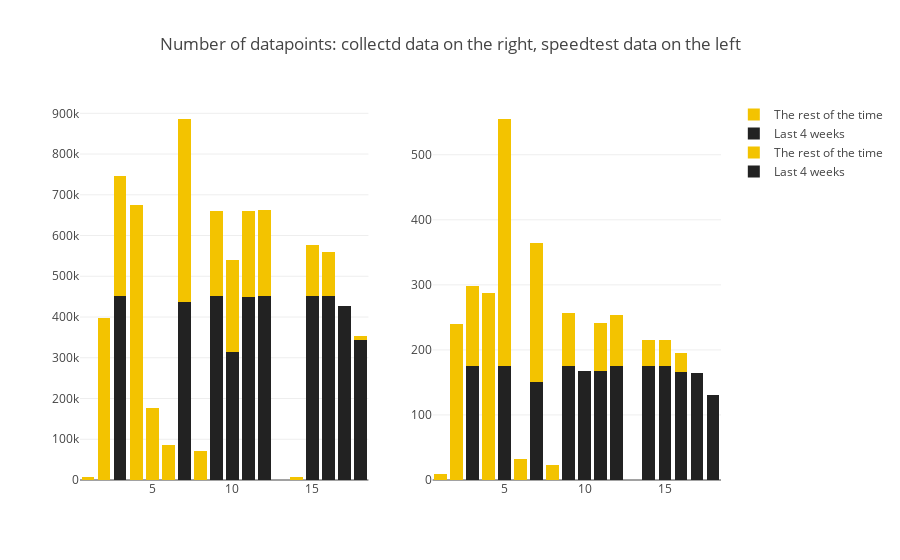

Notebook code for this chart:
### Markdown cell above
# Part1: Number of data points, device reporting times. how frequently data is collected.

### Code cell
trace1 = go.Bar(
            x=device_numbers,
            y=ping_counts_dec,
            name='Last 4 weeks', 
            marker=dict(color=colors[1])
    )
trace2 = go.Bar(
            x=device_numbers,
            y=[a - b for a, b in zip(ping_counts, ping_counts_dec)],
            name='The rest of the time',
            marker=dict(color=colors[2])
    )

trace3 = go.Bar(
            x=merged_results["SK_PI"],
            y=merged_results["counts_y"],
            name='Last 4 weeks',
            marker=dict(color=colors[1])
    )
trace4= go.Bar(
            x=merged_results["SK_PI"],
            y=merged_results['result'],
            name='The rest of the time',
            marker=dict(color=colors[2])
    )
fig = tools.make_subplots(rows=1, cols=2)#, shared_xaxes=True)
fig.append_trace(trace1, 1,1)
fig.append_trace(trace2, 1,1)
fig.append_trace(trace3, 1,2)
fig.append_trace(trace4, 1,2)
fig['layout'].update(barmode='stack',title="Number of datapoints: collectd data on the right, speedtest data on the left")#, width=1000)
#data = [trace1, trace2]
#layout = go.Layout(
#        barmode='stack',
#        title="Comparing number of datapoints in last 4 weeks vs entire time"
#    )

#fig = go.Figure(data=data, layout=layout)
#iplot(fig)
#data=[trace1, trace2]
#layout = go.Layout(
#        barmode='stack',
#        title="Number of data points per device(speedtest): last 4 weeks vs entire time"
#    )
#
#fig = go.Figure(data=data, layout=layout)
iplot(fig)

### Figure 1 — Plotly figure (JSON) as saved in the notebook; plotly's stock layout.template omitted (floating-point values rounded to 4 significant figures)
{"data": [{"marker": {"color": "222222"}, "name": "Last 4 weeks", "type": "bar", "x": [1, 2, 3, 4, 5, 6, 7, 8, 9, 10, 11, 12, 13, 14, 15, 16, 17, 18], "xaxis": "x1", "y": [0, 0, 452358, 0, 0, 0, 437747, 0, 452358, 313656, 449293, 452359, 0, 0, 452358, 452357, 427292, 344169], "yaxis": "y1"}, {"marker": {"color": "F3C300"}, "name": "The rest of the time", "type": "bar", "x": [1, 2, 3, 4, 5, 6, 7, 8, 9, 10, 11, 12, 13, 14, 15, 16, 17, 18], "xaxis": "x1", "y": [7025, 397617, 292810, 674108, 175987, 84990, 448284, 72282, 206927, 225658, 209936, 209655, 285, 6905, 124907, 106342, 5, 8819], "yaxis": "y1"}, {"marker": {"color": "222222"}, "name": "Last 4 weeks", "type": "bar", "x": [1, 2, 3, 4, 5, 6, 7, 8, 9, 10, 11, 12, 14, 15, 16, 17, 18], "xaxis": "x2", "y": [0, 0, 175, 0, 176, 0, 150, 0, 176, 168, 167, 176, 175, 176, 166, 164, 130], "yaxis": "y2"}, {"marker": {"color": "F3C300"}, "name": "The rest of the time", "type": "bar", "x": [1, 2, 3, 4, 5, 6, 7, 8, 9, 10, 11, 12, 14, 15, 16, 17, 18], "xaxis": "x2", "y": [10, 240, 124, 287, 379, 32, 215, 23, 80, 0, 75, 77, 41, 40, 29, 0, 0], "yaxis": "y2"}], "layout": {"barmode": "stack", "title": "Number of datapoints: collectd data on the right, speedtest data on the left", "xaxis1": {"anchor": "y1", "domain": [0, 0.45]}, "xaxis2": {"anchor": "y2", "domain": [0.55, 1]}, "yaxis1": {"anchor": "x1", "domain": [0, 1]}, "yaxis2": {"anchor": "x2", "domain": [0, 1]}}}
